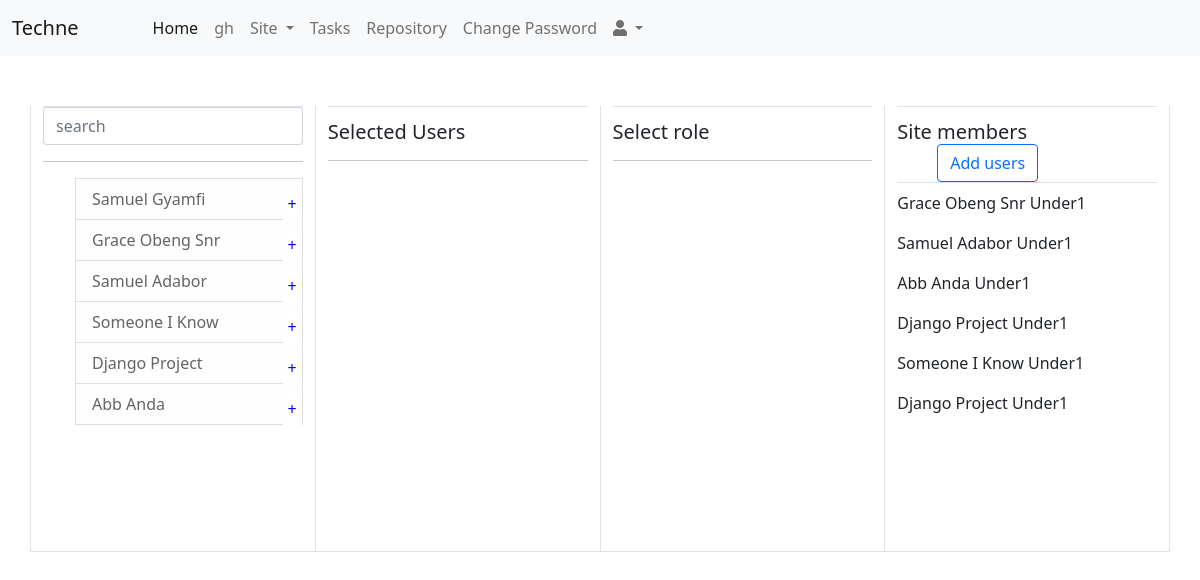
/add_site_members/-1756822407/, run on the app's committed database.
### mainapp/models.py (models this page shows, shortened)
class MyUser(AbstractBaseUser):
    id = models.AutoField(primary_key=True)
    username = models.CharField(
        verbose_name='username',
        max_length=255,
        unique=True,
    )
    email = models.EmailField(
        verbose_name='email address',
        max_length=255,
        unique=True,
    )
    firstname = models.CharField(
        verbose_name='firstname',
        max_length=255,
        null=True,
    )
    surname = models.CharField(
        verbose_name='lastname',
        max_length=255,
        null=True,
    )
    othername = models.CharField(
        verbose_name='othername',
        max_length=255,
        null=True,
        blank=True,
    )
    gender = models.CharField(
        verbose_name='gender',
        max_length=255,
        null=True, default='null',
    )
    department = models.ForeignKey(
        Department,
        verbose_name='department',
        null=True,
        on_delete=models.SET_NULL,
    )
    is_active = models.BooleanField(default=True)
    is_admin = models.BooleanField(default=False)
    date_joined = models.DateTimeField(auto_now_add=True)
    objects = MyUserManager()
    USERNAME_FIELD = 'username'
    REQUIRED_FIELDS = ['email']
    def get_full_name(self):
        return self.firstname + " " + self.surname
    class Meta:
        verbose_name_plural = 'Users'

class Siteuserroles(models.Model):
    id = models.AutoField(primary_key=True)
    site = models.ForeignKey('Site', on_delete=models.CASCADE)
    user = models.ForeignKey('MyUser', on_delete=models.CASCADE)
    role = models.CharField(max_length=13)

class Site(models.Model):
    id = models.AutoField(primary_key=True)
    site_id = models.CharField(max_length=100, unique=True)
    site_name = models.CharField(max_length=100)
    site_url = models.CharField(max_length=100, unique=True)
    description = models.TextField()
    site_visibilty = models.CharField(max_length=10,)
    created_at = models.DateTimeField(auto_now_add=True)
    created_by = models.ForeignKey(MyUser, on_delete=models.CASCADE)
    def __str__(self):
        return str(self.site_name)
    class Meta:
        ordering = ['-id']

### mainapp/views.py (the view)
# urls.py: path('add_site_members/<str:pk>/', views.add_site_members, name='add_site_members'),
def add_site_members(request, pk):
    site = Site.objects.get(site_url=pk)
    users = MyUser.objects.all()
    siteusers = Siteuserroles.objects.filter(site=site)
    context = {'users':users, 'site':site, 'siteusers':siteusers}
    return render(request, 'page/add_site_members.html', context)

### mainapp/templatetags/custom_tags.py (called while the page is built)
@register.simple_tag
def current_time(format_string):
    return datetime.datetime.now().strftime(format_string)

### mainapp/templates/page/add_site_members.html (shortened to what this page needs)
{% extends 'base.html' %}
{% block add_site_members %}
{% load my_filter %}
{% load custom_tags %}
<div class="container">
    <div>
    </div>
    <div class="row border-bottom">
        <div class="col border-end border-start">
            <form class="form-inline navbar-light bg-light border-top">
                <div class="input-group">
                    <input id="id_firstname" type="search" class="form-control" placeholder="search" aria-label="Search">
                </div>
            </form>
            <hr />
            <p>
                <ul type="none" class="filter-list" id="filter-list" class="list-group">
                    {% for user in users %}
                    {% if user.username != request.user.username %}
                    <li class="list-group-item list-group-item-light list-group-item-action user-list" onclick="addusertosite(this);" name="{{user.username}}">
                        <span class="">{{user.get_full_name}}</span>
                        <span style="cursor: pointer; color: blue;"><a title="Add This user">+</a> </span>
                    </li>
                    {% endif %}
                    {% endfor %}
                </ul>
            </p>
        </div>
        <div class="col border-end">
            <h5 class="border-top" style="padding-top: 13px;font-weight: lighter;">Selected Users</h5>
            <hr />
        </div>
        <div class="col border-end">
            <h5 class="border-top" style="padding-top: 13px;font-weight: lighter;">Select role</h5>
            <hr />
        </div>
        <div class="col border-end">
            <h5 class="border-top border-bottom" style="padding-top: 13px;font-weight: lighter;">Site members<button style="margin: 0px 0px 0px 40px;" class="btn btn-outline-primary add-user">Add users</button></h5>
            <div class="siteusers" style="overflow-y: scroll;height:360px;">
                {% for siteuser in siteusers %}
                <p class="form-group" name="{{siteuser.user.username}}">{{siteuser.user.get_full_name}} {{siteuser.site}}</p>
                {% endfor %}
            </div>
        </div>
    </div>
</div>
{% endblock %}

### mainapp/templates/page/add_site_members.html (style rules this page uses)
.user-list span:nth-child(2), .selectedUser li a { position: absolute; right: 0px; padding: 5px; background-color: white; }

### data on the page
MyUser: get_full_name "Samuel Gyamfi"
MyUser: get_full_name "Grace Obeng Snr"
MyUser: get_full_name "Samuel Adabor"
MyUser: get_full_name "Someone I Know"
MyUser: get_full_name "Django Project"
MyUser: get_full_name "Abb Anda"
Siteuserroles: user.get_full_name "Grace Obeng Snr", site "Under1"
Siteuserroles: user.get_full_name "Samuel Adabor", site "Under1"
Siteuserroles: user.get_full_name "Abb Anda", site "Under1"
Siteuserroles: user.get_full_name "Django Project", site "Under1"
Siteuserroles: user.get_full_name "Someone I Know", site "Under1"
Siteuserroles: user.get_full_name "Django Project", site "Under1"
